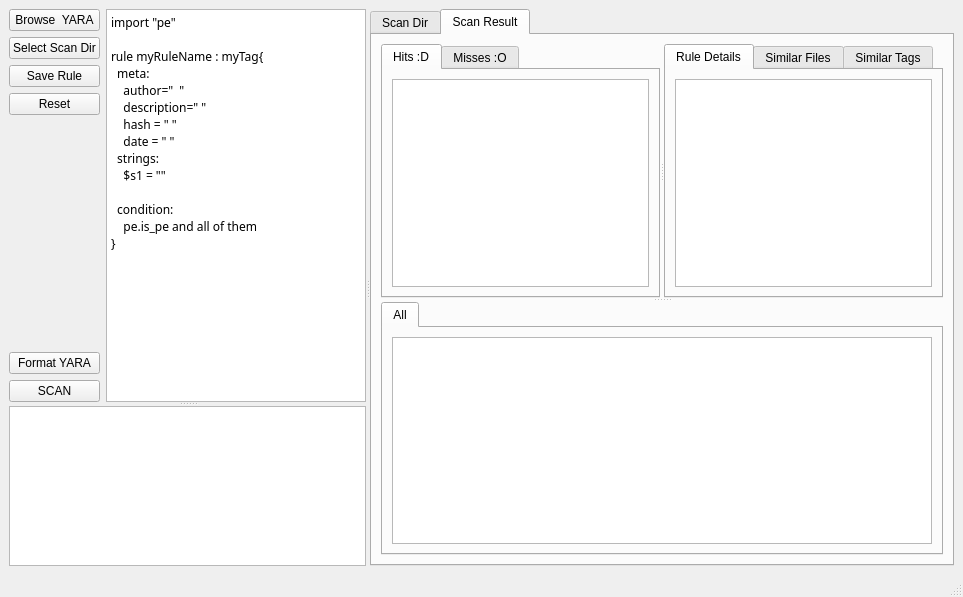
<?xml version="1.0" encoding="UTF-8"?>
<ui version="4.0">
 <class>MainWindow</class>
 <widget class="QMainWindow" name="MainWindow">
  <property name="geometry">
   <rect>
    <x>0</x>
    <y>0</y>
    <width>963</width>
    <height>597</height>
   </rect>
  </property>
  <property name="windowTitle">
   <string>MainWindow</string>
  </property>
  <widget class="QWidget" name="centralwidget">
   <layout class="QVBoxLayout" name="verticalLayout">
    <item>
     <widget class="QSplitter" name="splitter_5">
      <property name="orientation">
       <enum>Qt::Orientation::Horizontal</enum>
      </property>
      <widget class="QSplitter" name="splitter_4">
       <property name="orientation">
        <enum>Qt::Orientation::Vertical</enum>
       </property>
       <widget class="QWidget" name="layoutWidget">
        <layout class="QHBoxLayout" name="horizontalLayout">
         <item>
          <layout class="QVBoxLayout" name="vl_editor_buttons">
           <item>
            <widget class="QPushButton" name="pb_browse_yara">
             <property name="text">
              <string>Browse  YARA</string>
             </property>
            </widget>
           </item>
           <item>
            <widget class="QPushButton" name="pb_select_scan_dir">
             <property name="text">
              <string>Select Scan Dir</string>
             </property>
            </widget>
           </item>
           <item>
            <widget class="QPushButton" name="pb_save_rule">
             <property name="text">
              <string>Save Rule</string>
             </property>
            </widget>
           </item>
           <item>
            <widget class="QPushButton" name="pb_reset">
             <property name="text">
              <string>Reset</string>
             </property>
            </widget>
           </item>
           <item>
            <spacer name="verticalSpacer">
             <property name="orientation">
              <enum>Qt::Orientation::Vertical</enum>
             </property>
             <property name="sizeHint" stdset="0">
              <size>
               <width>20</width>
               <height>40</height>
              </size>
             </property>
            </spacer>
           </item>
           <item>
            <widget class="QPushButton" name="pb_format_yara">
             <property name="text">
              <string>Format YARA</string>
             </property>
            </widget>
           </item>
           <item>
            <widget class="QPushButton" name="pb_scan">
             <property name="text">
              <string>SCAN</string>
             </property>
            </widget>
           </item>
          </layout>
         </item>
         <item>
          <widget class="QTextEdit" name="te_yara_editor">
           <property name="font">
            <font>
             <family>Cascadia Code</family>
            </font>
           </property>
           <property name="html">
            <string>&lt;!DOCTYPE HTML PUBLIC &quot;-//W3C//DTD HTML 4.0//EN&quot; &quot;http://www.w3.org/TR/REC-html40/strict.dtd&quot;&gt;
&lt;html&gt;&lt;head&gt;&lt;meta name=&quot;qrichtext&quot; content=&quot;1&quot; /&gt;&lt;meta charset=&quot;utf-8&quot; /&gt;&lt;style type=&quot;text/css&quot;&gt;
p, li { white-space: pre-wrap; }
hr { height: 1px; border-width: 0; }
li.unchecked::marker { content: &quot;\2610&quot;; }
li.checked::marker { content: &quot;\2612&quot;; }
&lt;/style&gt;&lt;/head&gt;&lt;body style=&quot; font-family:'Cascadia Code'; font-size:9pt; font-weight:400; font-style:normal;&quot;&gt;
&lt;p style=&quot; margin-top:0px; margin-bottom:0px; margin-left:0px; margin-right:0px; -qt-block-indent:0; text-indent:0px;&quot;&gt;import &amp;quot;pe&amp;quot;&lt;/p&gt;
&lt;p style=&quot;-qt-paragraph-type:empty; margin-top:0px; margin-bottom:0px; margin-left:0px; margin-right:0px; -qt-block-indent:0; text-indent:0px;&quot;&gt;&lt;br /&gt;&lt;/p&gt;
&lt;p style=&quot; margin-top:0px; margin-bottom:0px; margin-left:0px; margin-right:0px; -qt-block-indent:0; text-indent:0px;&quot;&gt;rule myRuleName : myTag{&lt;/p&gt;
&lt;p style=&quot; margin-top:0px; margin-bottom:0px; margin-left:0px; margin-right:0px; -qt-block-indent:0; text-indent:0px;&quot;&gt;  meta:&lt;/p&gt;
&lt;p style=&quot; margin-top:0px; margin-bottom:0px; margin-left:0px; margin-right:0px; -qt-block-indent:0; text-indent:0px;&quot;&gt;    author=&amp;quot;  &amp;quot;&lt;/p&gt;
&lt;p style=&quot; margin-top:0px; margin-bottom:0px; margin-left:0px; margin-right:0px; -qt-block-indent:0; text-indent:0px;&quot;&gt;    description=&amp;quot; &amp;quot;&lt;/p&gt;
&lt;p style=&quot; margin-top:0px; margin-bottom:0px; margin-left:0px; margin-right:0px; -qt-block-indent:0; text-indent:0px;&quot;&gt;    hash = &amp;quot; &amp;quot;&lt;/p&gt;
&lt;p style=&quot; margin-top:0px; margin-bottom:0px; margin-left:0px; margin-right:0px; -qt-block-indent:0; text-indent:0px;&quot;&gt;    date = &amp;quot; &amp;quot;&lt;/p&gt;
&lt;p style=&quot; margin-top:0px; margin-bottom:0px; margin-left:0px; margin-right:0px; -qt-block-indent:0; text-indent:0px;&quot;&gt;  strings:&lt;/p&gt;
&lt;p style=&quot; margin-top:0px; margin-bottom:0px; margin-left:0px; margin-right:0px; -qt-block-indent:0; text-indent:0px;&quot;&gt;    $s1 = &amp;quot;&amp;quot;&lt;/p&gt;
&lt;p style=&quot;-qt-paragraph-type:empty; margin-top:0px; margin-bottom:0px; margin-left:0px; margin-right:0px; -qt-block-indent:0; text-indent:0px;&quot;&gt;&lt;br /&gt;&lt;/p&gt;
&lt;p style=&quot; margin-top:0px; margin-bottom:0px; margin-left:0px; margin-right:0px; -qt-block-indent:0; text-indent:0px;&quot;&gt;  condition:&lt;/p&gt;
&lt;p style=&quot; margin-top:0px; margin-bottom:0px; margin-left:0px; margin-right:0px; -qt-block-indent:0; text-indent:0px;&quot;&gt;    pe.is_pe and all of them&lt;/p&gt;
&lt;p style=&quot; margin-top:0px; margin-bottom:0px; margin-left:0px; margin-right:0px; -qt-block-indent:0; text-indent:0px;&quot;&gt;}&lt;/p&gt;&lt;/body&gt;&lt;/html&gt;</string>
           </property>
          </widget>
         </item>
        </layout>
       </widget>
       <widget class="QTextBrowser" name="tb_compilation_output">
        <property name="sizePolicy">
         <sizepolicy hsizetype="Minimum" vsizetype="Minimum">
          <horstretch>0</horstretch>
          <verstretch>0</verstretch>
         </sizepolicy>
        </property>
        <property name="maximumSize">
         <size>
          <width>16777215</width>
          <height>160</height>
         </size>
        </property>
       </widget>
      </widget>
      <widget class="QTabWidget" name="tabWidget">
       <property name="currentIndex">
        <number>1</number>
       </property>
       <property name="tabBarAutoHide">
        <bool>false</bool>
       </property>
       <widget class="QWidget" name="tab_scan_dir">
        <attribute name="title">
         <string>Scan Dir</string>
        </attribute>
        <layout class="QHBoxLayout" name="horizontalLayout_9">
         <item>
          <widget class="QSplitter" name="splitter_3">
           <property name="orientation">
            <enum>Qt::Orientation::Vertical</enum>
           </property>
           <widget class="QTreeWidget" name="treeWidget">
            <column>
             <property name="text">
              <string notr="true">1</string>
             </property>
            </column>
           </widget>
           <widget class="QListWidget" name="listWidget">
            <property name="maximumSize">
             <size>
              <width>16777215</width>
              <height>120</height>
             </size>
            </property>
           </widget>
          </widget>
         </item>
        </layout>
       </widget>
       <widget class="QWidget" name="tab_scan_results">
        <attribute name="title">
         <string>Scan Result</string>
        </attribute>
        <layout class="QVBoxLayout" name="verticalLayout_3">
         <item>
          <widget class="QSplitter" name="splitter_2">
           <property name="orientation">
            <enum>Qt::Orientation::Vertical</enum>
           </property>
           <widget class="QSplitter" name="splitter">
            <property name="orientation">
             <enum>Qt::Orientation::Horizontal</enum>
            </property>
            <widget class="QTabWidget" name="tabWidget_2">
             <property name="currentIndex">
              <number>0</number>
             </property>
             <property name="tabBarAutoHide">
              <bool>true</bool>
             </property>
             <widget class="QWidget" name="tab_scan_file_hits">
              <attribute name="title">
               <string>Hits :D</string>
              </attribute>
              <layout class="QHBoxLayout" name="horizontalLayout_4">
               <item>
                <widget class="QTableView" name="tv_file_hits"/>
               </item>
              </layout>
             </widget>
             <widget class="QWidget" name="tab_scan_file_misses">
              <attribute name="title">
               <string>Misses :O</string>
              </attribute>
              <layout class="QHBoxLayout" name="horizontalLayout_5">
               <item>
                <widget class="QTableView" name="tv_file_misses"/>
               </item>
              </layout>
             </widget>
            </widget>
            <widget class="QTabWidget" name="tabWidget_3">
             <property name="currentIndex">
              <number>0</number>
             </property>
             <widget class="QWidget" name="tab_rule_details">
              <attribute name="title">
               <string>Rule Details</string>
              </attribute>
              <layout class="QHBoxLayout" name="horizontalLayout_7">
               <item>
                <widget class="QTableView" name="tv_rule_details"/>
               </item>
              </layout>
             </widget>
             <widget class="QWidget" name="tab_2">
              <attribute name="title">
               <string>Similar Files</string>
              </attribute>
              <layout class="QHBoxLayout" name="horizontalLayout_8">
               <item>
                <widget class="QTreeWidget" name="tw_similar_files">
                 <column>
                  <property name="text">
                   <string notr="true">1</string>
                  </property>
                 </column>
                </widget>
               </item>
              </layout>
             </widget>
             <widget class="QWidget" name="tab_similar_tag">
              <attribute name="title">
               <string>Similar Tags</string>
              </attribute>
              <layout class="QHBoxLayout" name="horizontalLayout_2">
               <item>
                <widget class="QTreeWidget" name="tw_similar_tags">
                 <column>
                  <property name="text">
                   <string notr="true">1</string>
                  </property>
                 </column>
                </widget>
               </item>
              </layout>
             </widget>
            </widget>
           </widget>
           <widget class="QTabWidget" name="tabWidget_4">
            <property name="currentIndex">
             <number>0</number>
            </property>
            <widget class="QWidget" name="tab">
             <attribute name="title">
              <string>All</string>
             </attribute>
             <layout class="QHBoxLayout" name="horizontalLayout_6">
              <item>
               <widget class="QTableWidget" name="tw_yara_match_details"/>
              </item>
             </layout>
            </widget>
           </widget>
          </widget>
         </item>
        </layout>
       </widget>
      </widget>
     </widget>
    </item>
   </layout>
  </widget>
  <widget class="QMenuBar" name="menubar">
   <property name="geometry">
    <rect>
     <x>0</x>
     <y>0</y>
     <width>963</width>
     <height>21</height>
    </rect>
   </property>
  </widget>
  <widget class="QStatusBar" name="statusbar"/>
  <action name="actionsfdgh">
   <property name="text">
    <string>sfdgh</string>
   </property>
  </action>
  <action name="actionsdf">
   <property name="text">
    <string>sdf</string>
   </property>
  </action>
  <action name="actionasdf">
   <property name="text">
    <string>asdf</string>
   </property>
  </action>
 </widget>
 <resources/>
 <connections/>
</ui>
